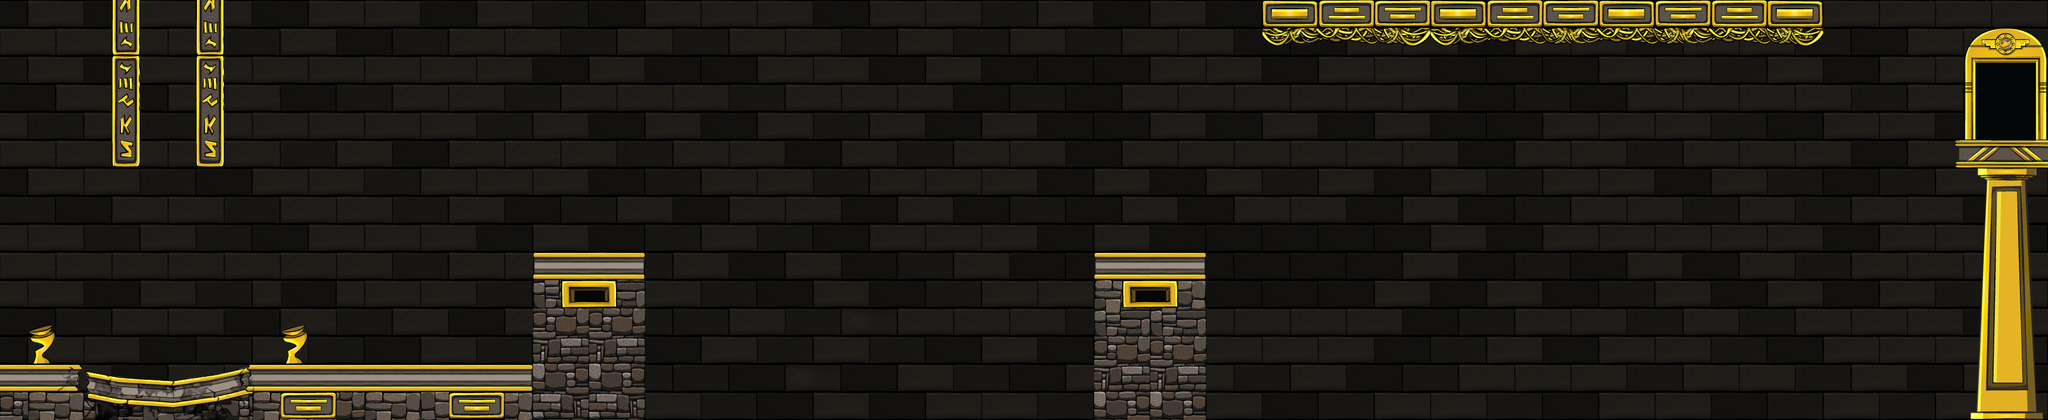

The image is a tile-based game level rendered from a .tmx file. Its description and source (layers, tilesets, objects; grid data summarised) follow:
An orthogonal 73x15 tile map with 48x48 px tiles, 3 tile layers (Background, Middle, Foreground) and 66 objects (4x Trampoline, Door).

<map version="1.0" orientation="orthogonal" width="73" height="15" tilewidth="48" tileheight="48">
 <tileset firstgid="1" name="UkkoMapTiles1" tilewidth="48" tileheight="48">
  <image source="UkkoMapTiles1.png" width="1536" height="1536" />
 </tileset>
 <layer name="Background" width="73" height="15">
  <data>[1095 cells, 1057 non-empty, 8 distinct tile ids]</data>
 </layer>
 <layer name="Middle" width="73" height="15">
  <data>[1095 cells, 93 non-empty, 73 distinct tile ids]</data>
 </layer>
 <layer name="Foreground" width="73" height="15">
  <data>[1095 cells, 110 non-empty, 42 distinct tile ids]</data>
 </layer>
 <objectgroup name="Ground" width="73" height="15">
  <object x="437" y="630" width="493" height="5" />
  <object x="914" y="434" width="190" height="12" />
  <object x="1873" y="435" width="192" height="4" />
  <object x="3348" y="241" width="168" height="4" />
 </objectgroup>
 <objectgroup name="Key" width="73" height="15" />
 <objectgroup name="OneSidedPlatform" width="73" height="15" />
 <objectgroup name="BreakableGround" width="73" height="15">
  <object x="291" y="49" />
  <object x="291" y="147" />
  <object x="288" y="241" />
 </objectgroup>
 <objectgroup name="Trampoline" width="73" height="15">
  <object x="742" y="598" />
  <object name="Trampoline" x="1245" y="528">
   <properties>
    <property name="Type" value="1" />
   </properties>
  </object>
  <object name="Trampoline" x="2256" y="577">
   <properties>
    <property name="Type" value="0" />
   </properties>
  </object>
  <object name="Trampoline" x="2613" y="500">
   <properties>
    <property name="Type" value="5" />
   </properties>
  </object>
  <object name="Trampoline" x="3198" y="382">
   <properties>
    <property name="Type" value="4" />
   </properties>
  </object>
 </objectgroup>
 <objectgroup name="MonkeyBar" width="73" height="15">
  <object x="2209" y="40" width="865" height="18" />
 </objectgroup>
 <objectgroup name="BrokenPlatform" width="73" height="15">
  <object x="136" y="643" width="299" height="48" />
 </objectgroup>
 <objectgroup name="Poly" width="73" height="15">
  <object x="292" y="658">
   <polyline points="0,0 90,5 143,-28" />
  </object>
  <object x="-93" y="630">
   <polyline points="0,0 158,23 227,7" />
  </object>
  <object x="135" y="637">
   <polyline points="0,0 87,28 156,21" />
  </object>
 </objectgroup>
 <objectgroup name="PlatformSensor" width="73" height="15">
  <object x="1859" y="474" width="10" height="256" />
  <object x="1103" y="470" width="10" height="256" />
  <object x="2065" y="476" width="10" height="256" />
  <object x="2471" y="192" width="13" height="524" />
  <object x="2962" y="-39" width="7" height="843" />
  <object x="2512" y="549" width="248" height="15" />
  <object x="2506" y="293" width="263" height="8" />
  <object x="3331" y="165" width="16" height="606" />
 </objectgroup>
 <objectgroup name="Wall" width="73" height="15">
  <object x="911" y="436" width="9" height="329" />
  <object x="-2" y="230" width="7" height="469" />
  <object x="195" y="-511" width="43" height="792" />
  <object x="340" y="-544" width="44" height="833" />
  <object x="1089" y="438" width="16" height="342" />
  <object x="1876" y="450" width="6" height="306" />
  <object x="2054" y="454" width="6" height="290" />
  <object x="2164" y="18" width="951" height="14" />
  <object x="3352" y="258" width="160" height="26" />
  <object x="3498" y="32" width="6" height="473" />
 </objectgroup>
 <objectgroup name="Orb" width="73" height="15">
  <object x="1244" y="383" />
  <object x="1392" y="324" />
  <object x="1537" y="276">
   <properties>
    <property name="Type" value="100" />
   </properties>
  </object>
  <object x="1483" y="283" />
  <object x="1321" y="364" />
  <object x="1599" y="285" />
  <object x="1687" y="330" />
  <object x="1787" y="349" />
  <object x="286" y="322" />
  <object x="284" y="408" />
  <object x="284" y="496" />
  <object x="284" y="580" />
  <object x="2469" y="87" />
  <object x="2368" y="76" />
  <object x="2259" y="467" />
  <object x="2335" y="404" />
  <object x="2449" y="364" />
  <object x="2575" y="395" />
  <object x="2619" y="77" />
  <object x="2756" y="101">
   <properties>
    <property name="Type" value="400" />
   </properties>
  </object>
  <object x="2911" y="77" />
  <object x="3045" y="102">
   <properties>
    <property name="Type" value="500" />
   </properties>
  </object>
  <object x="2615" y="261" />
  <object x="2615" y="157" />
  <object x="2613" y="349" />
 </objectgroup>
 <objectgroup name="WaterfallPlatform" width="73" height="15" />
 <objectgroup name="Life" width="73" height="15">
  <object x="2256" y="119" />
 </objectgroup>
 <objectgroup name="Doors" width="73" height="15">
  <object name="Door" x="3416" y="237" width="34" height="7">
   <properties>
    <property name="DoorDestination" value="2" />
   </properties>
  </object>
 </objectgroup>
 <objectgroup name="Waterfall" width="73" height="15">
  <object x="1009" y="515" />
  <object x="1969" y="515" />
 </objectgroup>
 <objectgroup name="Flame" width="73" height="15">
  <object x="71" y="559" />
  <object x="502" y="557" />
 </objectgroup>
</map>